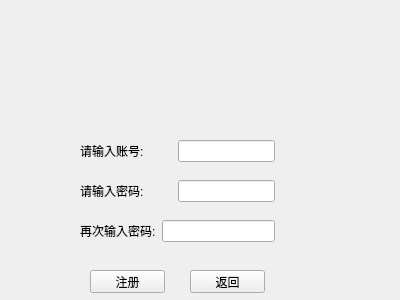
<?xml version="1.0" encoding="UTF-8"?>
<ui version="4.0">
 <class>Register</class>
 <widget class="QWidget" name="Register">
  <property name="geometry">
   <rect>
    <x>0</x>
    <y>0</y>
    <width>400</width>
    <height>300</height>
   </rect>
  </property>
  <property name="windowTitle">
   <string>Form</string>
  </property>
  <widget class="QPushButton" name="pushButton">
   <property name="geometry">
    <rect>
     <x>90</x>
     <y>270</y>
     <width>75</width>
     <height>23</height>
    </rect>
   </property>
   <property name="text">
    <string>注册</string>
   </property>
  </widget>
  <widget class="QWidget" name="layoutWidget">
   <property name="geometry">
    <rect>
     <x>80</x>
     <y>140</y>
     <width>195</width>
     <height>22</height>
    </rect>
   </property>
   <layout class="QHBoxLayout" name="horizontalLayout">
    <item>
     <widget class="QLabel" name="label1">
      <property name="text">
       <string>请输入账号:</string>
      </property>
     </widget>
    </item>
    <item>
     <spacer name="horizontalSpacer">
      <property name="orientation">
       <enum>Qt::Horizontal</enum>
      </property>
      <property name="sizeHint" stdset="0">
       <size>
        <width>40</width>
        <height>20</height>
       </size>
      </property>
     </spacer>
    </item>
    <item>
     <widget class="QLineEdit" name="lineEdit"/>
    </item>
   </layout>
  </widget>
  <widget class="QWidget" name="layoutWidget">
   <property name="geometry">
    <rect>
     <x>80</x>
     <y>180</y>
     <width>195</width>
     <height>22</height>
    </rect>
   </property>
   <layout class="QHBoxLayout" name="horizontalLayout_2">
    <item>
     <widget class="QLabel" name="label2">
      <property name="text">
       <string>请输入密码:</string>
      </property>
     </widget>
    </item>
    <item>
     <spacer name="horizontalSpacer_2">
      <property name="orientation">
       <enum>Qt::Horizontal</enum>
      </property>
      <property name="sizeHint" stdset="0">
       <size>
        <width>40</width>
        <height>20</height>
       </size>
      </property>
     </spacer>
    </item>
    <item>
     <widget class="QLineEdit" name="lineEdit_2">
      <property name="echoMode">
       <enum>QLineEdit::Password</enum>
      </property>
     </widget>
    </item>
   </layout>
  </widget>
  <widget class="QWidget" name="layoutWidget">
   <property name="geometry">
    <rect>
     <x>80</x>
     <y>220</y>
     <width>195</width>
     <height>22</height>
    </rect>
   </property>
   <layout class="QHBoxLayout" name="horizontalLayout_3">
    <item>
     <widget class="QLabel" name="label3">
      <property name="text">
       <string>再次输入密码:</string>
      </property>
     </widget>
    </item>
    <item>
     <widget class="QLineEdit" name="lineEdit_3">
      <property name="echoMode">
       <enum>QLineEdit::Password</enum>
      </property>
     </widget>
    </item>
   </layout>
  </widget>
  <widget class="QPushButton" name="pushButton_back">
   <property name="geometry">
    <rect>
     <x>190</x>
     <y>270</y>
     <width>75</width>
     <height>23</height>
    </rect>
   </property>
   <property name="text">
    <string>返回</string>
   </property>
  </widget>
 </widget>
 <resources/>
 <connections/>
</ui>
